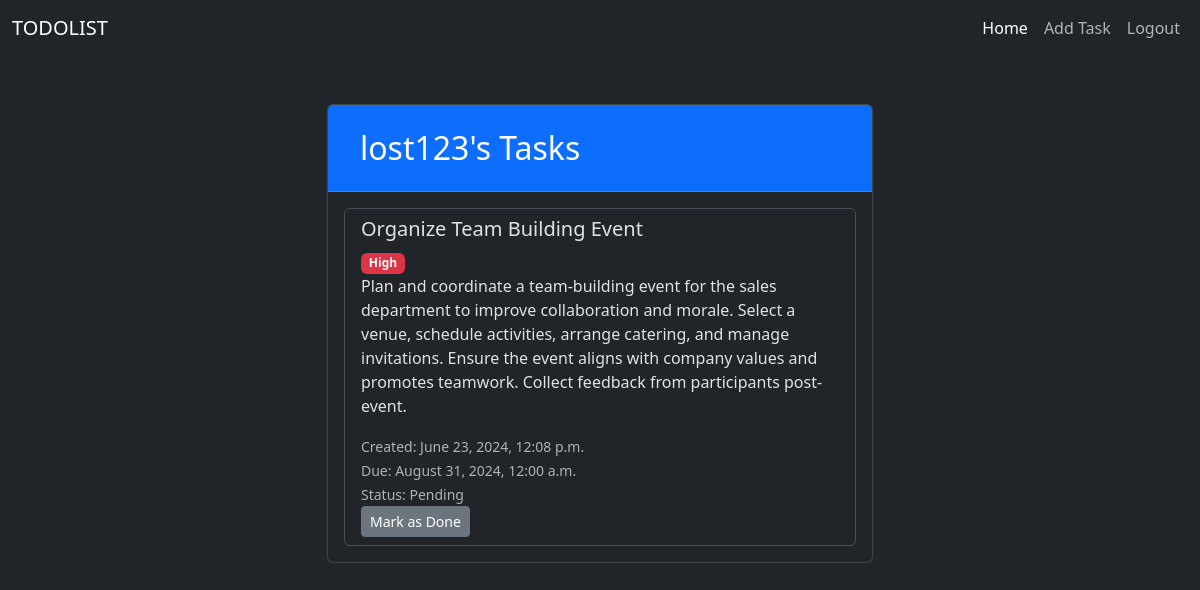
Screenshot of /home/ (signed in) with the database file from the repository.
### todolist_app/models.py (models this page shows, shortened)
class Tasks(models.Model):
    user = models.ForeignKey(User, on_delete=models.CASCADE)
    title = models.CharField(max_length=200)
    content = models.TextField()
    created_at = models.DateTimeField(auto_now_add=True)
    updated_at = models.DateTimeField(auto_now=True)
    due_date = models.DateTimeField(null=True, blank=True)
    PRIORITY_CHOICES = [
        ('H', 'High'),
        ('M', 'Medium'),
        ('L', 'Low'),
    ]
    priority = models.CharField(max_length=1, choices=PRIORITY_CHOICES, default='M')
    STATUS_CHOICES = [
        ('P', 'Pending'),
        ('I', 'Incomplete'),
        ('C', 'Complete'),
    ]
    status = models.CharField(max_length=1, choices=STATUS_CHOICES, default='P')
    tags = models.CharField(max_length=200, blank=True)
    completed_at = models.DateTimeField(null=True, blank=True)

### todolist_app/views.py (the view)
# urls.py: path('home/', views.homepage, name='home'),
@login_required(login_url='login')
def homepage(request):
    user_task = Tasks.objects.filter(user=request.user)
    return render(request, 'todolist_app/home.html', {'tasks': user_task})

### todolist_app/templates/todolist_app/home.html (shortened to what this page needs)
<!DOCTYPE html>
<html lang="en" data-bs-theme="dark">
<head>
    <link href="https://cdn.jsdelivr.net/npm/bootstrap@5.3.3/dist/css/bootstrap.min.css" rel="stylesheet"
 />
</head>
<body>
    {% include 'includes/homenav.html' %}
    <div class="container">
      <div class="row justify-content-center">
        <div class="col-md-6">
          <div class="card mt-5">
            <div class="card-header text-white bg-primary">
              <h2 class="card-title mb-3 m-3">
                {{ request.user.username }}'s Tasks
              </h2>
            </div>
            <div class="card-body">
              {% if tasks %}
                <ul class="list-group">
                  {% for task in tasks %}
                    <li class="list-group-item">
                      <h5>{{ task.title }}</h5>
                      <span class="badge
                        {% if task.priority == 'H' %}
                            bg-danger
                        {% elif task.priority == 'M' %}
                            bg-warning
                        {% else %}
                            bg-success
                        {% endif %}
                      ">
                        {% if task.priority == 'H' %}
                            High
                        {% elif task.priority == 'M' %}
                            Medium
                        {% else %}
                            Low
                        {% endif %}
                      </span>
                      <p>{{ task.content }}</p>
                      <small class="text-muted">Created: {{ task.created_at|date:"F j, Y, g:i a" }}</small><br>
                      <small class="text-muted">Due: {{ task.due_date|date:"F j, Y, g:i a" }}</small><br>
                      <small class="text-muted">Status: {{ task.get_status_display }}</small><br>
                      <form method="POST" action="{% url 'toggle_task_status' task.id %}">
                        <button type="submit" class="btn btn-sm
                          {% if task.status == 'C' %}
                              btn-success
                          {% else %}
                              btn-secondary
                          {% endif %}
                        ">
                          {% if task.status == 'C' %}
                              Completed
                          {% else %}
                              Mark as Done
                          {% endif %}
                        </button>
                      </form>
                    </li>
                  {% endfor %}
                </ul>
              {% else %}
                <p>No tasks available.</p>
              {% endif %}
            </div>
          </div>
        </div>
      </div>
    </div>
</body>
</html>

### rows the page displays
Tasks: title "Organize Team Building Event", priority "High", content "Plan and coordinate a team-building event for the sales department to improve collaboration and morale. Select a venue, schedule activities, arrange catering, and manage invitations. Ensure the event aligns with company values and promotes teamwork. Collect feedback from participants post-event.", created_at "June 23, 2024, 12:08 p.m.", due_date "August 31, 2024, 12:00 a.m.", status "Pending", shows "Mark as Done"

### other values shown
{{ request.user.username }} "lost123"
